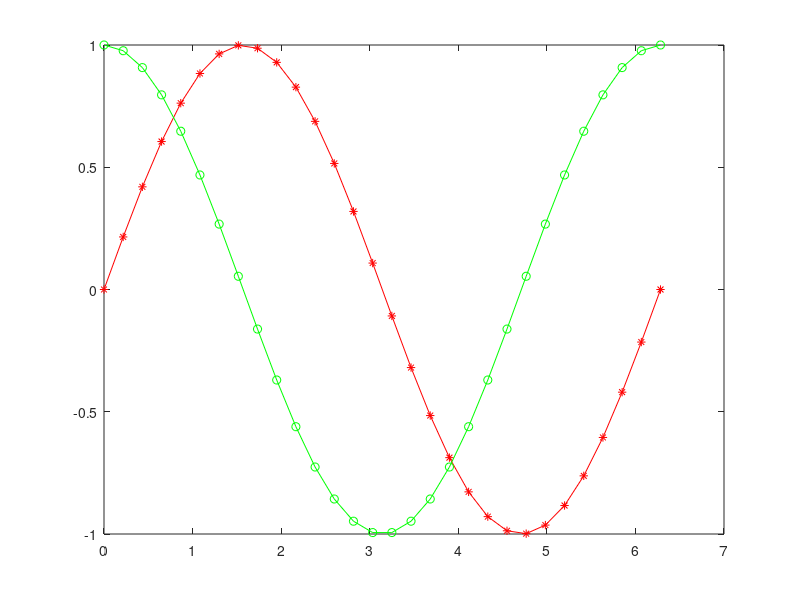
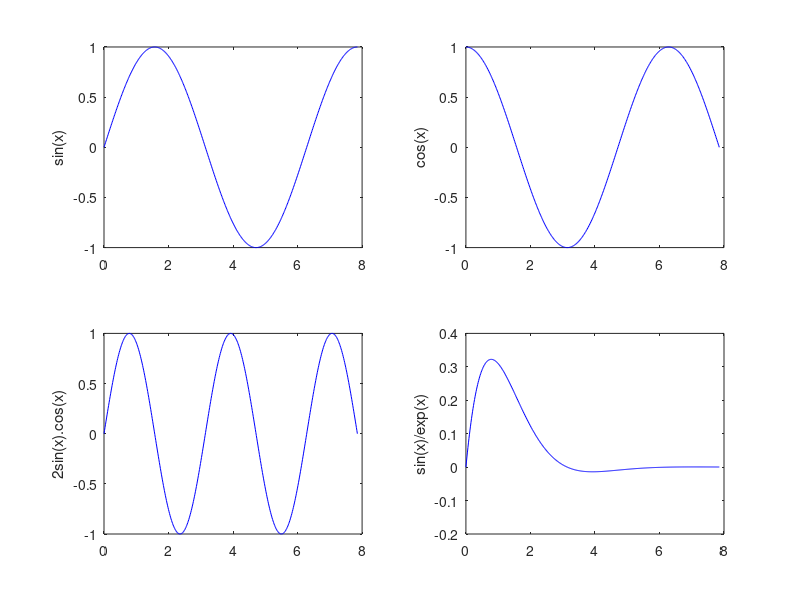

MATLAB code for these plots, in order:
clc
close all
%%Exercicio 1
x = linspace(0,2*pi,30);
y0 = sin(x);
x0 = cos(x); 
plot(x,y0,'r*-');
hold on 
plot(x,x0,'go-');


%%Exercicio 2
x = linspace(0,(5*pi)./2,500);
y1 = cos(x);
y2 = sin(x);
y3 = 2.*sin(x).*cos(x);
y4 = sin(x) ./ exp(x); 

figure
subplot(2,2,1)
plot(x,y2,'b-');
%axis([xmin xmax ymin ymax]) 
axis([0 8 -1 1]) 
%title('Seno e cosseno')
ylabel('sin(x)')
%xlabel('Tempo (s)')
%legend('Cosseno','Seno')


%hold on
subplot(2,2,2)
plot(x,y1,'b-');
axis([0 8 -1 1])
%title('Seno e cosseno')
ylabel('cos(x)')
%xlabel('Tempo (s)')
%legend('Cosseno','Seno')

subplot(2,2,3)
plot(x,y3,'b-');
axis([0 8 -1 1])
%title('Seno e cosseno')
ylabel('2sin(x).cos(x)')
%xlabel('Tempo (s)')
%legend('Cosseno','Seno')

subplot(2,2,4)
plot(x,y4,'b-');
axis([0 8 -0.2 0.4])
%title('Seno e cosseno')
ylabel('sin(x)/exp(x)')
%xlabel('Tempo (s)')
%legend('Cosseno','Seno')
